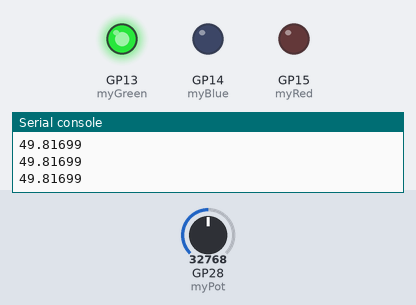
Bench run of a program on a simulated Raspberry Pi Pico running MicroPython. Shown: output pins drawn as LEDs (lit = HIGH), the last lines printed to the serial console. The inputs (shaded band) are chosen by the test bench; at power-on: GP28 (myPot) = 32768 (analog values on the 0–65535 scale).

Above: at 1.2 s.
1.3 s: GP28 (myPot) set to 51616
2.8 s: GP28 (myPot) set to 53072
At 3.6 s:
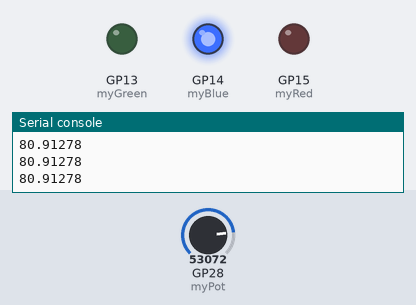
4.4 s: GP28 (myPot) set to 61696
5.9 s: GP28 (myPot) set to 62672
At 6.3 s:
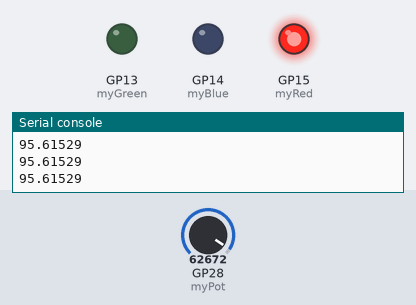
7.5 s: GP28 (myPot) set to 57670
At 8.8 s:
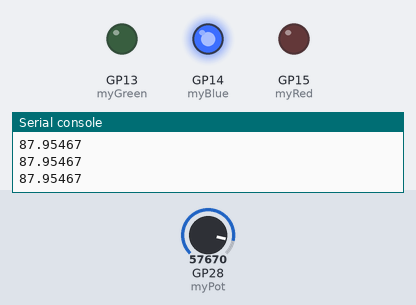
9.1 s: GP28 (myPot) set to 65535
At 10.2 s:
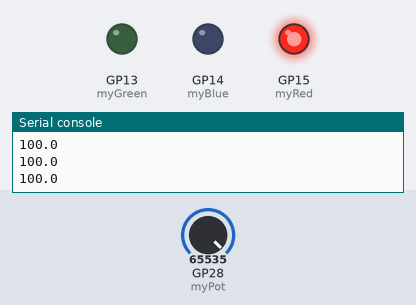
Timing chart, 0 to 11.7 s (numbered marks = the images above; inputs shaded):
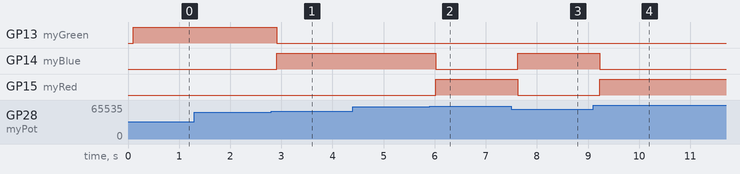

The program:

LEDWithPotentiometerAnswer.py
```python
from machine import Pin,ADC
from time import sleep
potPin=28
greenLED=13
blueLED=14
redLED=15
myPot=ADC(potPin)
myGreen=Pin(greenLED,Pin.OUT)
myBlue=Pin(blueLED,Pin.OUT)
myRed=Pin(redLED,Pin.OUT)
myGreen.value(0)
myBlue.value(0)
myRed.value(0)
while True:
    potVal=myPot.read_u16()
    myVal=(100/65295)*potVal-(100*240/65295)
    print(myVal)
    sleep(.1)
    if myVal<80:
        myGreen.value(1)
        myBlue.value(0)
        myRed.value(0)
    if myVal>=80 and myVal<95:
        myGreen.value(0)
        myBlue.value(1)
        myRed.value(0)
    if myVal>=95:
        myGreen.value(0)
        myBlue.value(0)
        myRed.value(1)
```

Measured:
- the behaviour switches between 52464 and 52480 on GP28 (myPot) (found by bisection; images 0 and 1)
- the behaviour switches between 62256 and 62272 on GP28 (myPot) (found by bisection; images 1 and 2)
- after the input at 2.8 s, GP13 (myGreen): HIGH → LOW after 0.11 s; GP14 (myBlue): LOW → HIGH after 0.11 s
- after the input at 5.9 s, GP14 (myBlue): HIGH → LOW after 0.12 s; GP15 (myRed): LOW → HIGH after 0.12 s
- after the input at 7.5 s, GP14 (myBlue): LOW → HIGH after 0.12 s; GP15 (myRed): HIGH → LOW after 0.12 s
- after the input at 9.1 s, GP14 (myBlue): HIGH → LOW after 0.13 s; GP15 (myRed): LOW → HIGH after 0.13 s
